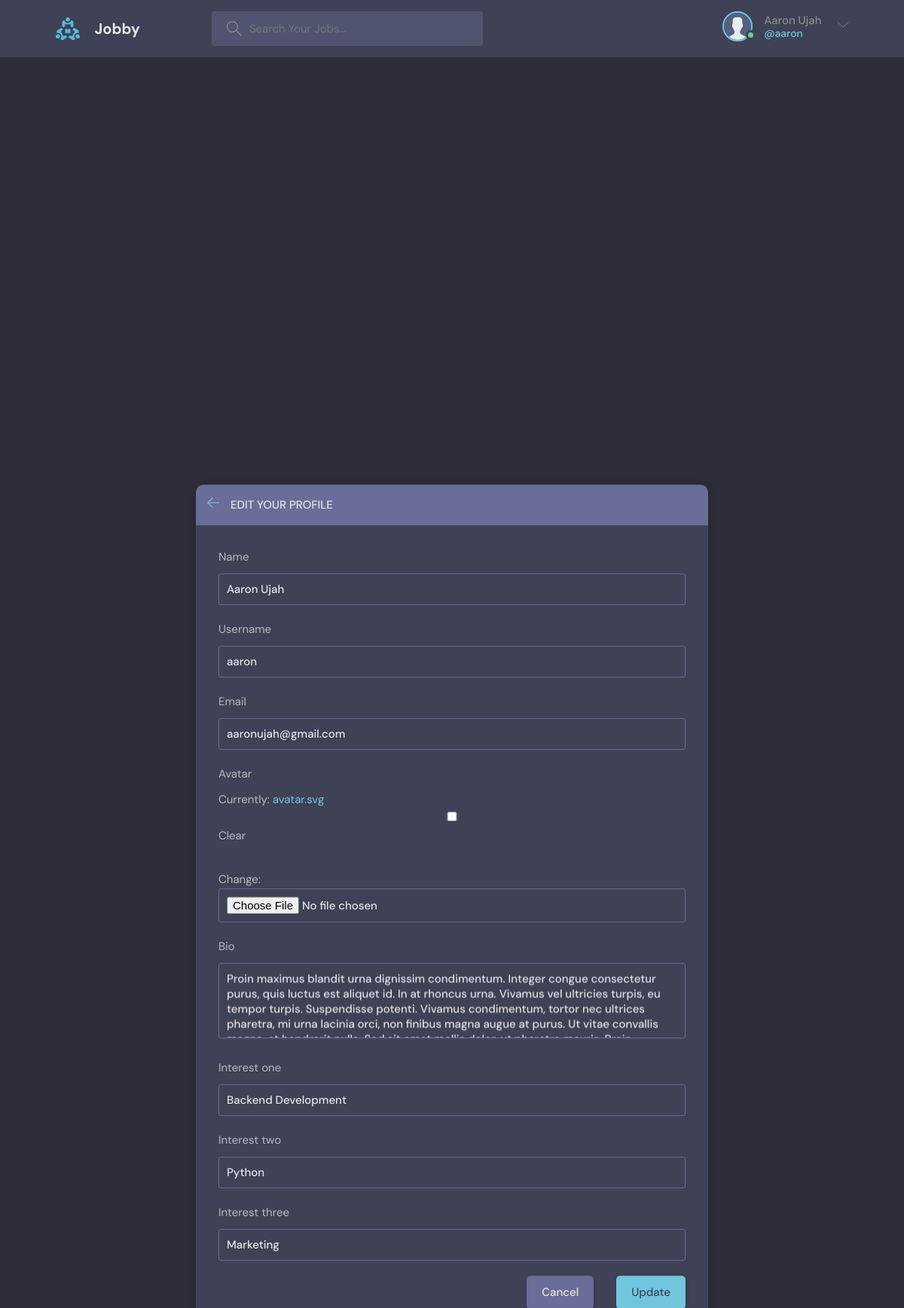
Page /update-user/ (signed in) on the earlier database version.
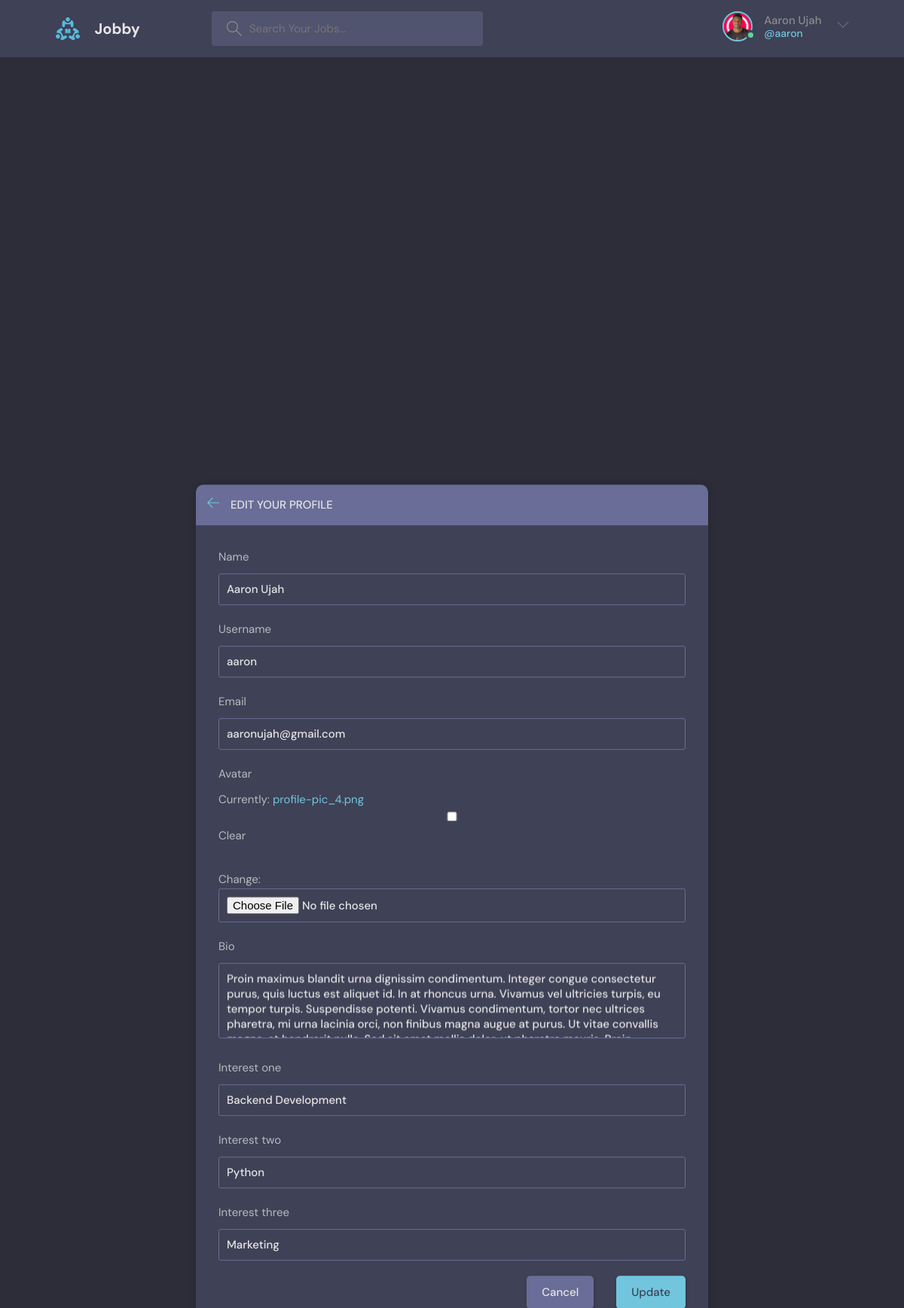
Same page on the later database version.
### myjob/models.py (models this page shows)
class User(AbstractUser):
    name = models.CharField(max_length = 200, null=True, blank=True)
    email = models.EmailField(unique=True, null=True)
    username = models.CharField(max_length = 200, unique=True, null=True)
    bio = models.TextField(null=True, blank=True)
    interest_one = models.CharField(max_length=200, null=True, blank=True)
    interest_two = models.CharField(max_length=200, null=True, blank=True)
    interest_three = models.CharField(max_length=200, null=True, blank=True)
    avatar = models.ImageField(null=True, default="avatar.svg", blank=True)
    USERNAME_FIELD = 'username'
    REQUIRED_FIELDS = []

### myjob/views.py (the view)
# urls.py: path('update-user/', views.updateUser, name='update-user'),
@login_required(login_url='login')
def updateUser(request):
    user = request.user
    form = UserForm(instance=user)
    if request.method == 'POST':
        form =UserForm(request.POST, request.FILES, instance=user)
        if form.is_valid():
            form.save()
            return redirect('user-profile')
    return render(request, 'myjob/update-user.html', {'form': form})

### myjob/forms.py
class UserForm(ModelForm):
    class Meta:
        model = User
        fields = ['name', 'username', 'email', 'avatar', 'bio',
        'interest_one', 'interest_two', 'interest_three' ]

### myjob/templates/myjob/update-user.html (shortened to what this page needs)
{% extends 'main.html' %}
{% block content %}
<main class="update-account layout">
    <div class="container">
        <div class="layout__box">
            <div class="layout__boxHeader">
                <div class="layout__boxTitle">
                    <a href="{% url 'home' %}">
                        <svg version="1.1" xmlns="http://www.w3.org/2000/svg" width="32" height="32"
                            viewBox="0 0 32 32">
                            <title>arrow-left</title>
                            <path
                                d="M13.723 2.286l-13.723 13.714 13.719 13.714 1.616-1.611-10.96-10.96h27.625v-2.286h-27.625l10.965-10.965-1.616-1.607z">
                            </path>
                        </svg>
                    </a>
                    <h3>Edit your profile</h3>
                </div>
            </div>
            <div class="layout__body">
                <form class="form" action="" method="POST" enctype="multipart/form-data">
                    {% for field in form %}
                    <div class="form__group">
                        <label for="profile_pic">{{field.label}}</label>
                        {{field}}
                    </div>
                    {% endfor %}
                    <div class="form__action">
                        <a class="btn btn--dark" href="{% url 'user-profile' %}">Cancel</a>
                        <button class="btn btn--main" type="submit">Update</button>
                    </div>
                </form>
            </div>
        </div>
    </div>
</main>
{% endblock content %}

### templates/navbar.html (shortened to what this page needs)
{% load static %}
<header class="header header--loggedIn">
    <div class="container">
      <a href="{% url 'home' %}" class="header__logo">
        <img src="{% static 'images/logo.svg' %}" />
        <h1>Jobby</h1>
      </a>
      <form class="header__search" method="GET" action="{% url 'home' %}">
        <label>
          <input name="q" placeholder="Search Your Jobs..." />
        </label>
      </form>
      <nav class="header__menu">
        {% if request.user.is_authenticated %}
        <div class="header__user">
            <a href="{% url 'user-profile' %}">
                <div class="avatar avatar--medium active">
                <img src="{{request.user.avatar.url}}" />
                </div>
                <p>{{request.user.name}} <span>@{{request.user.username}}</span></p>
            </a>
          <button class="dropdown-button">
            <svg version="1.1" xmlns="http://www.w3.org/2000/svg" width="32" height="32" viewBox="0 0 32 32">
              <title>chevron-down</title>
              <path d="M16 21l-13-13h-3l16 16 16-16h-3l-13 13z"></path>
            </svg>
          </button>
        </div>
        {% else %}
        <a href="{% url 'login' %}">
          <img src="{% static 'images/avatar.svg' %}" />
          <p>Login</p>
        </a>
        {% endif %}
      </nav>
    </div>
</header>

Differences in the rows shown:
changed User "Aaron Ujah": user.avatar: picture added in place of a placeholder
Other differences:
text no longer shown: "Currently: avatar.svg Clear Change:"
text now shown: "Currently: profile-pic_4.png Clear Change:"
